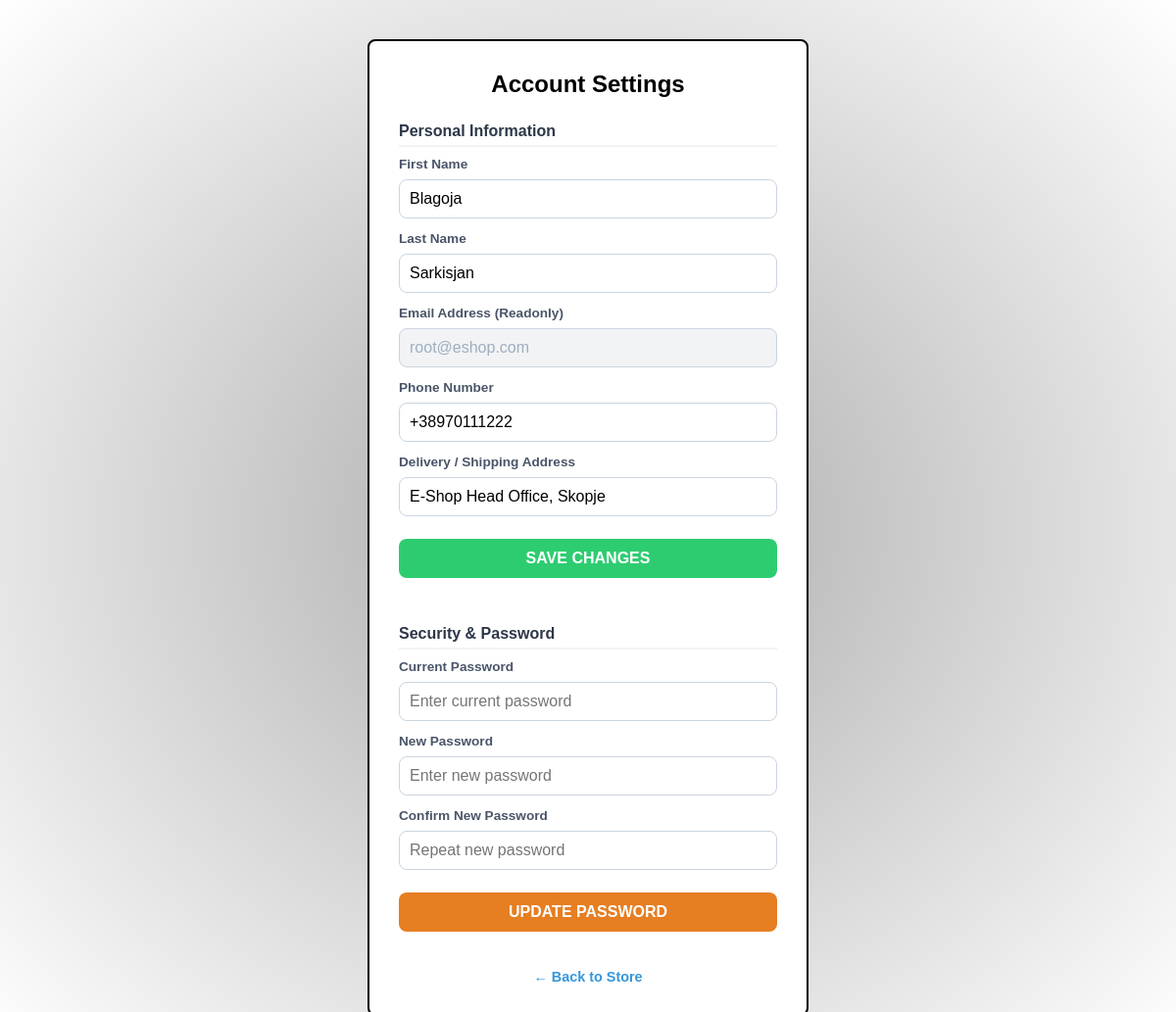
The page /edit_profile.php (signed in) on the database its author committed.
### tables this page shows
CREATE TABLE `users` (
  `id` int(11) NOT NULL,
  `username` varchar(50) NOT NULL,
  `first_name` varchar(50) NOT NULL,
  `last_name` varchar(50) NOT NULL,
  `phone` varchar(20) NOT NULL,
  `email` varchar(100) NOT NULL,
  `password` varchar(255) NOT NULL,
  `address` varchar(255) NOT NULL,
  `role` enum('user','admin','root') NOT NULL DEFAULT 'user',
  `verification_token` varchar(64) DEFAULT NULL,
  `is_verified` tinyint(1) DEFAULT 0
);

### edit_profile.php (the view, shortened to what this page needs)
<?php
$dbClass = new Database();
$conn = $dbClass->connect();
$userId = $_SESSION['user_id'];
$query = "SELECT * FROM `users` WHERE `id` = $userId";
$result = mysqli_query($conn, $query);
$user = mysqli_fetch_assoc($result);
?>
<!DOCTYPE html>
<html lang="en">
<head>
    <link rel="stylesheet" href="styles.css">
</head>
<body id="bckgrnd">
    <div class="edit-box">
        <h2>Account Settings</h2>
        <div class="section-title">Personal Information</div>
<form action="edit_profile.php" method="POST">
    <label class="form-label">First Name</label>
    <input type="text" name="first_name" value="<?php echo htmlspecialchars($user['first_name']); ?>" required>
    <label class="form-label">Last Name</label>
    <input type="text" name="last_name" value="<?php echo htmlspecialchars($user['last_name']); ?>" required>
    <label class="form-label">Email Address (Readonly)</label>
    <input type="email" value="<?php echo htmlspecialchars($user['email']); ?>" readonly style="background-color: #f1f3f5; cursor: not-allowed; color: #a0aec0;">
    <label class="form-label">Phone Number</label>
    <input type="text" name="phone" value="<?php echo htmlspecialchars($user['phone']); ?>" placeholder="Enter phone number">
    <label class="form-label">Delivery / Shipping Address</label>
    <input type="text" name="address" value="<?php echo isset($user['address']) ? htmlspecialchars($user['address']) : ''; ?>" placeholder="Enter your full street address for shipping" required>
    <input type="submit" class="save-profile-btn" value="SAVE CHANGES">
</form>
        <div class="section-title" style="margin-top: 40px;">Security & Password</div>
        <form action="edit_profile.php" method="POST">
            <label class="form-label">Current Password</label>
            <input type="password" name="old_password" placeholder="Enter current password" required>
            <label class="form-label">New Password</label>
            <input type="password" name="new_password" placeholder="Enter new password" required>
            <label class="form-label">Confirm New Password</label>
            <input type="password" name="confirm_password" placeholder="Repeat new password" required>
            <input type="submit" class="change-pass-btn" value="UPDATE PASSWORD">
        </form>
        <p style="margin-top:30px; font-size:0.9em;">
            <a href="index.php" style="color:#3498db; font-weight:bold; text-decoration: none;">← Back to Store</a>
        </p>
    </div>
</body>
</html>

### styles.css (style rules this page uses)
* { margin: 0; padding: 0; box-sizing: border-box; }
.edit-box { width: 450px; margin: 40px auto; background: #fff; padding: 30px; border: 2px solid #000; border-radius: 8px; text-align: center; font-family: sans-serif; }
.edit-box input { width: 100%; padding: 10px; margin: 8px 0; font-size: 1em; box-sizing: border-box; border: 1px solid #cbd5e0; border-radius: 8px; outline: none; }
.save-profile-btn { background-color: #2ecc71; color: white; cursor: pointer; font-weight: bold; border: none !important; margin-top: 15px !important; height: 40px; }
.change-pass-btn { background-color: #e67e22; color: white; cursor: pointer; font-weight: bold; border: none !important; margin-top: 15px !important; height: 40px; }
.section-title { text-align: left; font-size: 16px; font-weight: 700; color: #2d3748; margin-top: 25px; margin-bottom: 10px; border-bottom: 2px solid #f1f3f5; padding-bottom: 5px; }
.form-label { display: block; text-align: left; font-size: 0.85em; font-weight: bold; margin-top: 5px; color: #4a5568; }
#bckgrnd { background-image: radial-gradient(darkgray, white); }

### rows shown on the page
users: first_name "Blagoja", last_name "Sarkisjan", email "root@eshop.com", phone "+38970111222", address "E-Shop Head Office, Skopje"
